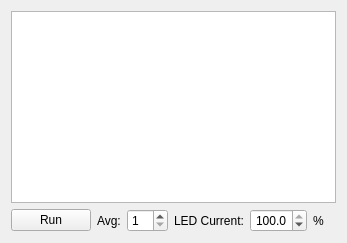
      <widget class="QWidget" name="calibration_tab">
       <attribute name="title">
        <string>Calibration</string>
       </attribute>
       <layout class="QGridLayout" name="gridLayout_7" columnstretch="10,0,0,0,0,0,0,0">
        <item row="0" column="0" colspan="8">
         <widget class="PlotWidget" name="calibration_plot_window">
          <property name="toolTip">
           <string>Plot of LED current response 600 µs square-wave pulse, sampled at 1.25 MHz.</string>
          </property>
          <property name="sceneRect">
           <rectf>
            <x>0.000000000000000</x>
            <y>0.000000000000000</y>
            <width>0.000000000000000</width>
            <height>0.000000000000000</height>
           </rectf>
          </property>
         </widget>
        </item>
        <item row="2" column="3">
         <widget class="QLabel" name="calibration_current_label1">
          <property name="toolTip">
           <string>Active LED current as a percent of the set current limit.</string>
          </property>
          <property name="text">
           <string>LED Current:</string>
          </property>
          <property name="alignment">
           <set>Qt::AlignLeading|Qt::AlignLeft|Qt::AlignVCenter</set>
          </property>
         </widget>
        </item>
        <item row="2" column="1">
         <widget class="QLabel" name="calibration_avg_label">
          <property name="text">
           <string>Avg:</string>
          </property>
         </widget>
        </item>
        <item row="2" column="4">
         <widget class="QDoubleSpinBox" name="calibration_current_box">
          <property name="enabled">
           <bool>true</bool>
          </property>
          <property name="toolTip">
           <string>Active LED current as a percent of the set current limit.</string>
          </property>
          <property name="alignment">
           <set>Qt::AlignRight|Qt::AlignTrailing|Qt::AlignVCenter</set>
          </property>
          <property name="decimals">
           <number>1</number>
          </property>
          <property name="minimum">
           <double>0.000000000000000</double>
          </property>
          <property name="value">
           <double>100.000000000000000</double>
          </property>
         </widget>
        </item>
        <item row="2" column="5">
         <widget class="QLabel" name="calibration_current_label2">
          <property name="toolTip">
           <string>Active LED current as a percent of the set current limit.</string>
          </property>
          <property name="text">
           <string>%</string>
          </property>
         </widget>
        </item>
        <item row="2" column="2">
         <widget class="QSpinBox" name="calibration_avg_box">
          <property name="cursor">
           <cursorShape>UpArrowCursor</cursorShape>
          </property>
          <property name="minimum">
           <number>1</number>
          </property>
         </widget>
        </item>
        <item row="2" column="0">
         <widget class="QPushButton" name="calibration_run_button">
          <property name="toolTip">
           <string>Press to start/stop LED driver and plot of resulting LED current.</string>
          </property>
          <property name="text">
           <string>Run</string>
          </property>
         </widget>
        </item>
       </layout>
      </widget>
